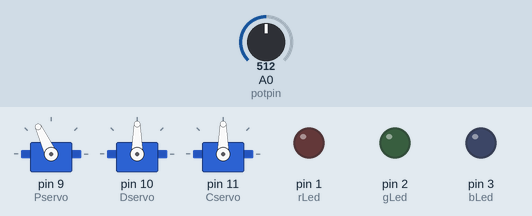
Bench run of a sketch on a simulated Arduino Uno, built with avr-gcc and run on an emulated ATmega328P. Shown: 3 × servo, output pins drawn as LEDs (lit = HIGH). Inputs (shaded band) come from the test bench; at power-on: A0 (potpin) = 512. Pins used as bus, display or sensor lines are not drawn.

Above: at 1.5 s.
1.6 s: A0 (potpin) set to 716
At 2.9 s:
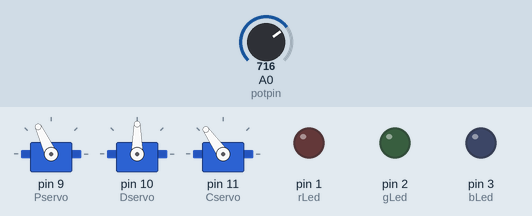
3.4 s: A0 (potpin) set to 900
At 4.8 s:
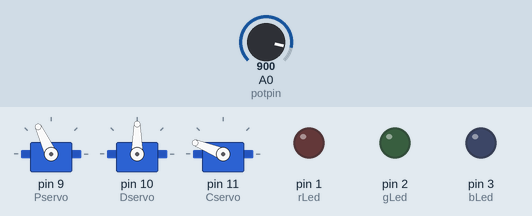
5.2 s: A0 (potpin) set to 1023
At 6.6 s:
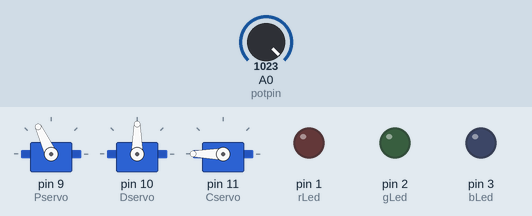
7.1 s: A0 (potpin) set to 306
At 8.5 s:
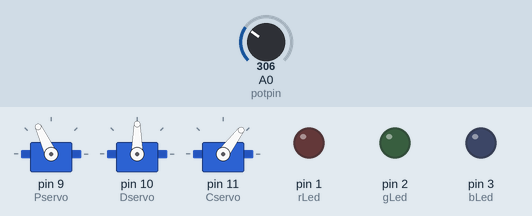
8.9 s: A0 (potpin) set to 122
At 10.4 s:
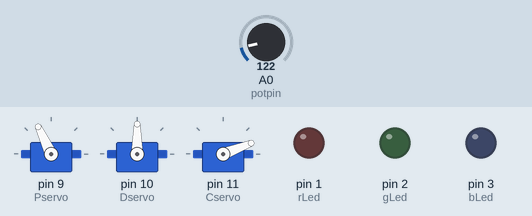
Timing chart, 0 to 11.8 s (numbered marks = the images above; inputs shaded):
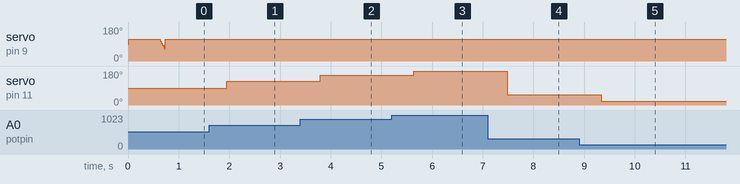

The sketch:

trial.ino
```cpp
#include <Servo.h>
Servo Cservo;
Servo Dservo;
Servo Pservo;

 int potpin = 0;
 int nm;
int PservoRUN = 1;
#define S0 4
#define S1 5
#define S2 6
#define S3 7
#define sensorOut 8
int frequency = 0;
int color=0;
//LED's
int rLed = 1;
int gLed = 2;
int bLed = 3;

int detectColor() {
  // activating red photodiodes to read
  digitalWrite(S2, LOW);
  digitalWrite(S3, LOW);
  frequency = pulseIn(sensorOut, LOW);
  int R = frequency;
  Serial.print("Red = ");
  Serial.print(frequency);//printing RED color frequency
  Serial.print("   ");
  delay(50);

   // activating blue photodiodes to read
  digitalWrite(S2, LOW);
  digitalWrite(S3, HIGH);
  frequency = pulseIn(sensorOut, LOW);
  int B = frequency;
  Serial.print("Blue = ");
  Serial.print(frequency);
  Serial.println("   ");

  // activating green photodiodes to read
  digitalWrite(S2, HIGH);
  digitalWrite(S3, HIGH);
  // Reading the output frequency
  frequency = pulseIn(sensorOut, LOW);
  int G = frequency;
  Serial.print("Green = ");
  Serial.print(frequency);
  Serial.print("   ");
  delay(50);

  delay(50);

//Readings are different for different setup
//change the readings according your project and readings detected
  if(R<36 & R>30 & G<=41 & G>=24){
    color = 1; // Red
    Serial.print("Detected Color is = ");
    Serial.println("RED");
  }

  if(R<37 & R>20 & G<28 & G>25){
    color = 2; // Green
      Serial.print("Detected Color is = ");
    Serial.println("GREEN");
  }

  if (G<29 & G>27 & B<22 &B>19){
    color = 3; // Blue
     Serial.print("Detected Color is = ");
    Serial.println("BLUE");
  }
  return color;
}
void setup() {
  // Setting the outputs
  pinMode(S0, OUTPUT);
  pinMode(S1, OUTPUT);
  pinMode(S2, OUTPUT);
  pinMode(S3, OUTPUT);

  // Setting the sensorOut as an input
  pinMode(sensorOut, INPUT);

  // Setting frequency scaling to 20%
  digitalWrite(S0,HIGH);
  digitalWrite(S1,LOW);
  //servo motors
  Pservo.attach(9);
  Dservo.attach(10);
  Cservo.attach(11);

  //LED
  pinMode(rLed, OUTPUT);
  pinMode(gLed, OUTPUT);
  pinMode(bLed, OUTPUT);

}

void loop() {
  //Conveyor
  nm = analogRead(potpin);
  nm = map(nm, 0, 1023, 0, 180);
  Cservo.write(nm);
  delay(15);

   //initial position of Pservo
  Pservo.write(115);
  delay(600);
   if(PservoRUN == 1) {
    PservoRUN = 0;
    for(int i = 115; i > 65; i--) {
    Pservo.write(i);
    delay(2);
  }
 }

  switch (color) {
    case 1:
    Dservo.write(20);
    digitalWrite(rLed, HIGH);
    PservoRUN = 1;
    delay(1000);
    digitalWrite(rLed, LOW);
    break;

    case 2:
    Dservo.write(50);
    digitalWrite(gLed, HIGH);
    PservoRUN = 1;
    delay(1000);
    digitalWrite(gLed, LOW);
    break;

    case 3:
    Dservo.write(90);
    digitalWrite(bLed, HIGH);
    PservoRUN = 1;
    delay(1000);
    digitalWrite(bLed, LOW);
    break;
  }
}
```

Measured:
- after the input at 1.6 s, servo on pin 11 (Cservo): 90° → 125° after 0.35 s
- after the input at 3.4 s, servo on pin 11 (Cservo): 125° → 158° after 0.40 s
- after the input at 5.2 s, servo on pin 11 (Cservo): 158° → 180° after 0.44 s
- after the input at 7.1 s, servo on pin 11 (Cservo): 180° → 53° after 0.39 s
- after the input at 8.9 s, servo on pin 11 (Cservo): 53° → 21° after 0.43 s
